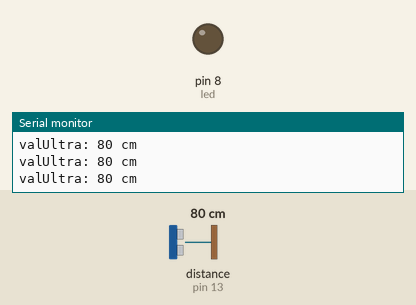
The sketch below on a simulated Arduino Uno, built with avr-gcc and run on an emulated ATmega328P. On the bench: output pins drawn as LEDs (lit = HIGH), the last lines printed to the serial monitor. Inputs (shaded band) come from the test bench; at power-on: distance to the obstacle (sensor on pin 13) 80 cm. The echo pulse lasts 58.3 µs per cm.

Above: at 1.2 s.
1.3 s: distance to the obstacle (sensor on pin 13) set to 12 cm
2.8 s: distance to the obstacle (sensor on pin 13) set to 9 cm
At 3.32 s:
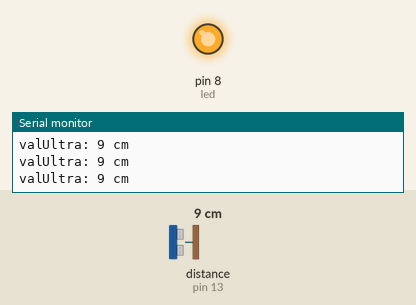
Timing chart, 0 to 5.8 s (numbered marks = the images above; inputs shaded):
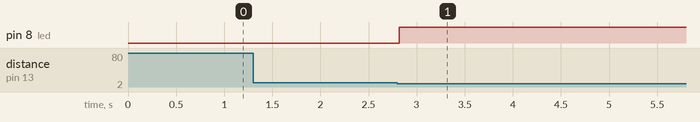

Measured:
- the behaviour switches between 11 and 10 cm on distance to the obstacle (sensor on pin 13) (found by bisection; images 0 and 1)
- after the input at 2.8 s, pin 8 (led): LOW → HIGH at once

The sketch:

sensores.ino
```cpp
#include <Ultrasonic.h> // Inclue a biblioteca do ultrassonico

Ultrasonic Ultra (12, 13); // As respectivas portas em que cada pino do sensor está conectado no arduíno (Trig E Echo)
long valUltra;
int led = 8;

void setup() {
  pinMode(led, OUTPUT);
  Serial.begin(9600);
}

void loop() {

    valUltra = Ultra.Ranging(CM); // converte a unidade lida no sensor para cm
    Serial.print("valUltra: ");
    Serial.print(valUltra);
    Serial.print(" cm \n");

    if (valUltra <= 10){  // caso a distancia seja menor ou igual a 10cm
       digitalWrite(led, HIGH); // acende o LED
       delay(100);  // tempo que o LED demora para apagar
    }

    digitalWrite(led, LOW); // apaga o LED
}
```
